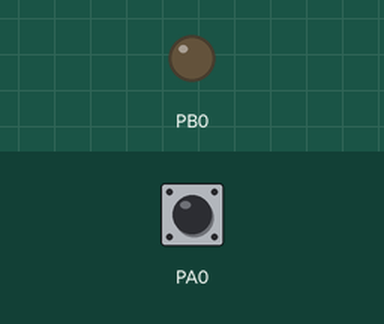
A program run on a simulated ATmega2560, built with avr-gcc and emulated at 16 MHz. Shown: output pins drawn as LEDs (lit = HIGH). The test bench sets the inputs (shaded band); at power-on: PA0 HIGH.

Above: at 1.2 s.
1.3 s: PA0 pulled LOW for 0.15 s
At 2.4 s:
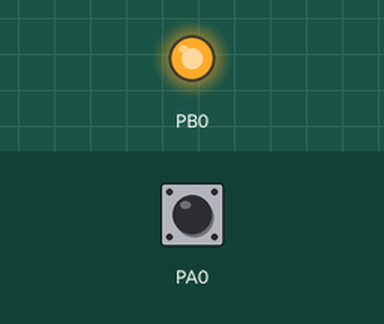
2.9 s: PA0 pulled LOW for 1 s
At 3.6 s:
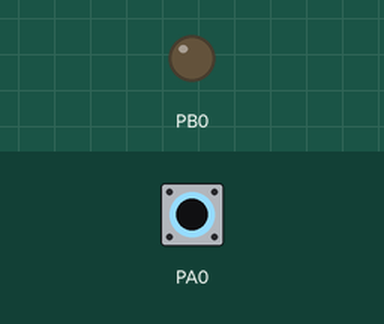
5.4 s: PA0 pulled LOW for 3.2 s
At 6.7 s:
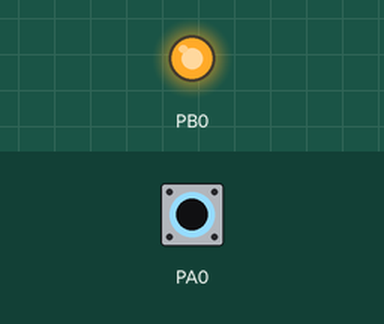
Timing chart, 0 to 8.4 s (numbered marks = the images above; inputs shaded):
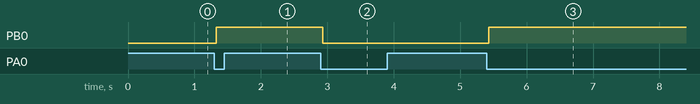

Measured:
- after the input at 1.3 s, PB0: LOW → HIGH at once
- after the input at 2.9 s, PB0: HIGH → LOW at once
- after the input at 5.4 s, PB0: LOW → HIGH at once

The program:

main.c
```c
/*
 * Debounce.c
 *
 * Created: 21/12/2020 10:44:07 a. m.
 * Author : Drakx
 */

#include <avr/io.h>
#include <util/delay.h>

#define F_CPU 16000000ul

//variable que dictamina si el boton fue presionado
//despues de ser presionado volver 0
volatile uint8_t button_down;

/*******************************************************
Verifica el estado y vuelve 1 button_down si el boton es presionado debounce
********************************************************/
static inline void debounce(){
	/*contador si los stados son iguales*/
	static uint8_t count = 0;
	/*estado del boton*/
	static uint8_t button_state = 0;

	/*Verifica si el boton esta en 1 o 0 en el momento*/
	uint8_t current_state = (~PINA & (1<<PA0));

	if (current_state != button_state){
		//si el estado de boton cambia incrementar el contador
		count++;
		if(count >= 4){
			//El boton no debounce por cuatro checks del estado del boton
			button_state = current_state;
			//Si el boton fue precionado (sin soltar), el el boton cambia a 1
			if(current_state != 0){
				button_down = 1;
			}
			count = 0;
		}
	}
	else{
		/*reinicia el ciclo*/
		count = 0;
	}
}

int main(void){
	//boton con pull-up
	PORTA |= (1<<PA0);

	//Salida del led
	DDRB |= (1<<PB0);
    while (1){
		//actualiza el estado del boton
		debounce();
		//Verifica s el boton fue precionado
		if(button_down){
			//libera el boton
			button_down = 0;
			//enciende el led
			PORTB ^= (1<<PB0);
		}
		_delay_ms(10);
    }
}
```
